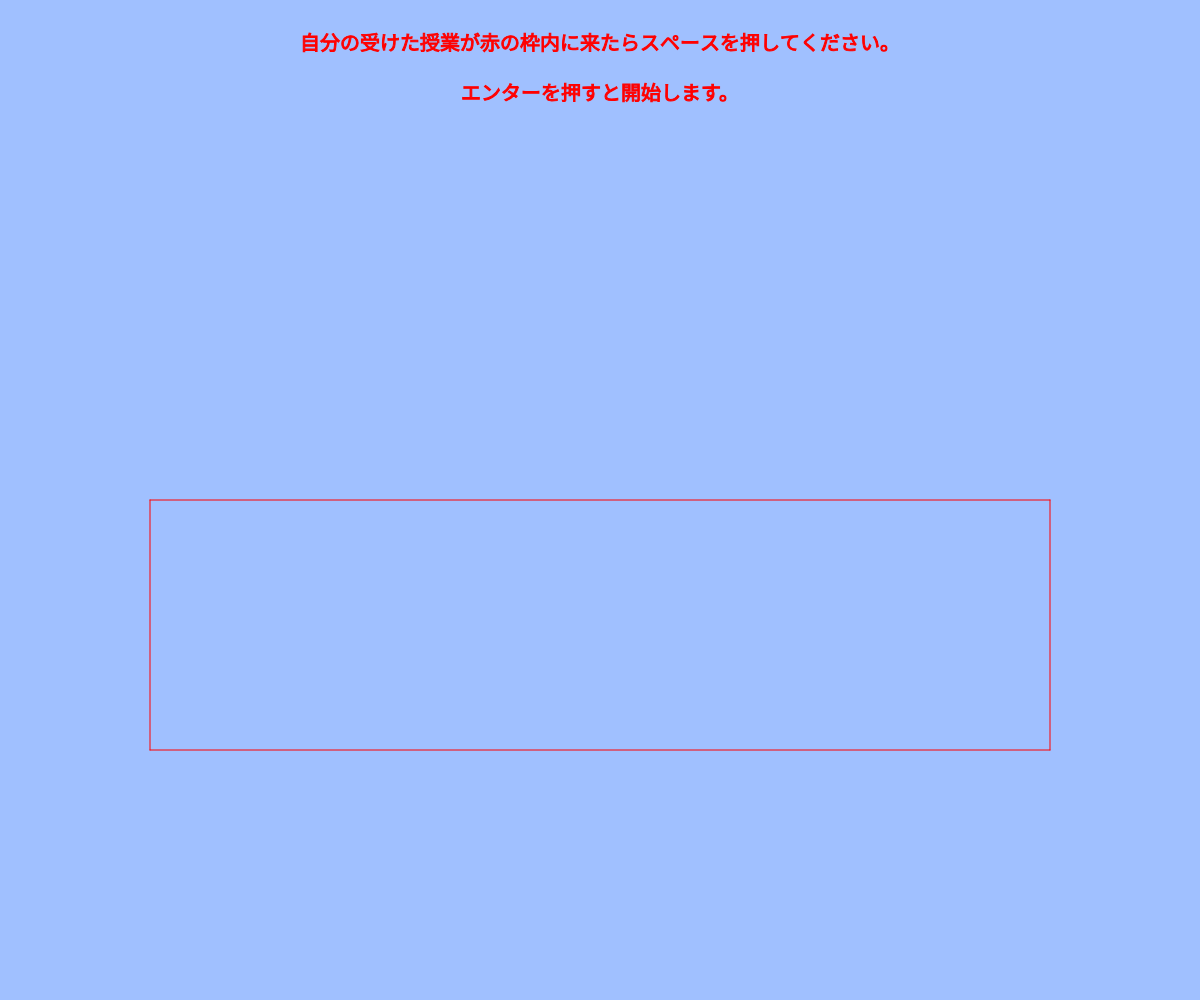
Frame 1 (no input)
Frame 60 (no input): identical to frame 1, image omitted
Frame 120 (the mouse pressed at the canvas centre since frame 60): identical to frame 1, image omitted

The p5.js sketch that drew this single still picture (run headless with seeded random() and noise() and a simulated clock; from frame 60 on, the mouse is pressed at the canvas centre):

// p5.js sketch
// ── sketch.js
// 最終課題を制作しよう
let centx;
let centy;
let count1;
let count2;
let speed;
let i1;
let i2;
let textcolor1;
let textcolor2;
let newheight;
// すべての授業リスト
let leclist = [];
let proflist = [];
let clusterlist = [];
// 受けた授業リスト
let takenlec = [];
let takenprof = [];
let takencluster = [];
// 面白かった授業リスト
let funlec = [];
let funprof = [];
let funcluster = [];
let redlist = [];
let bluelist = [];
let stage;
let x1;
let x2;
let y1;
let y2;

function setup(){
  createCanvas(windowWidth, windowHeight);
  centx = width / 2;
  centy = height / 2;
  count1 = 0;
  count2 = 0;
  speed = 3; // 落ちてくるスピードを調整
  i1 = 0;
  i2 = 0;
  textcolor1 = 'black';
  textcolor2 = 'black';
  stage = 1.0;
  newheight = height - 50;
  listup();
}

function draw(){
  // console.log(takenlec);
  if(stage == 1.0){
    // ステージ1・開始前
    background(160, 192, 255);
    frame('red');
    explanation();
  }
  if(stage == 1.1){
    // ステージ1・冒頭
    background(160, 192, 255);
    frame('red');
    explanation();
    count1 = count1 + speed;
    box1(0, textcolor1);
    if(count1 >= centy){
      stage = 1.2;
    }
  }
  if(stage == 1.2){
    // ステージ1・メイン
    count1 = count1 + speed;
    count2 = count2 + speed;
    if(count1 > height){
      i1 += 1;
      textcolor1 = 'black';
      count1 = count1 % newheight;
    }
    if(count2 > height){
      i2 += 1;
      textcolor2 = 'black';
      count2 = count2 % newheight;
    }
    background(160, 192, 255);
    frame('red');
    explanation();
    box1(i1, textcolor1);
    box2(i2, textcolor2);
    
    // チェック！
    // console.log(takenlec);
  
    if(i1 * 2 >= leclist.length || i2 * 2 + 1 >= leclist.length){
      stage = 1.3
    }
  }
  if(stage == 1.3){
    // ステージ1・終盤
    background(160, 192, 255);
    frame('red');
    explanation();
    if(i1 * 2 >= leclist.length){
      // count1 = count1 + speed;
      count2 = count2 + speed;
      // count1 = count1 % newheight;
      // count2 = count2 % newheight;
      box2(i2, textcolor2);
      if(count2 >= newheight){
        stage = 2.0;
      }
    }
    if(i2 * 2 + 1 >= leclist.length){
      count1 = count1 + speed;
      // count2 = count2 + speed;
      // count1 = count1 % newheight;
      // count2 = count2 % newheight;
      box1(i1, textcolor1);
      if(count1 >= newheight){
        stage = 2.0;
      }
    }
  }
  if(stage == 2.0){
    background(160, 192, 255);
    frame('blue');
    explanation();
  }
  if(stage == 2.1){
    // ステージ2・冒頭
    background(160, 192, 255);
    frame('blue');
    explanation();
    count1 = count1 + speed;
    box1(0, textcolor1);
    if(count1 >= centy){
      stage = 2.2;
    }
  }
  if(stage == 2.2){
    // ステージ2・メイン
    count1 = count1 + speed;
    count2 = count2 + speed;
    if(count1 > height){
      i1 += 1;
      textcolor1 = 'red';
      count1 = count1 % newheight;
    }
    if(count2 > height){
      i2 += 1;
      textcolor2 = 'red';
      count2 = count2 % newheight;
    }
    background(160, 192, 255);
    frame('blue');
    explanation();
    box1(i1, textcolor1);
    box2(i2, textcolor2);
    
    // チェック！
    // console.log(funlec);
  
    if(i1 * 2 >= takenlec.length || i2 * 2 + 1 >= takenlec.length){
      stage = 2.3
    }
  }
  if(stage == 2.3){
    // ステージ2・終盤
    background(160, 192, 255);
    frame('blue');
    explanation();
    if(i1 * 2 >= takenlec.length){
      count2 = count2 + speed;
      box2(i2, textcolor2);
      if(count2 >= newheight){
        stage = 3.0;
      }
    }
    if(i2 * 2 + 1 >= takenlec.length){
      count1 = count1 + speed;
      box1(i1, textcolor1);
      if(count1 >= newheight){
        stage = 3.0;
      }
    }
  }
  if(stage == 3.0){
    // ここに診断結果を表示
    console.log(redlist);
    redlist = [];
    bluelist = [];
    for(let t = 0; t < 12; t++){
      push.redlist(0);
      push.bluelist(0);
    }
    for(let p = 0; p < takencluster.length; p++){
      for(let q = 0; q < 12; q++){
        if(takencluster[p] == q){
          redlist[q] = redlist[q] + 1;
        }
      }
    }
    for(let p = 0; p < funcluster.length; p++){
      for(let q = 0; q < 12; q++){
        if(funcluster[p] == q){
          bluelist[q] = bluelist[q] + 1;
        }
      }
    }
    background(160, 192, 255);
    explanation();
    regularPolygon(centx, centy, 50, redlist, 'red');
    regularPolygon(centx, centy, 50, bluelist, 'blue');
  }
}

function frame(linecolor){
  stroke(linecolor);
  line(centx - 450, centy, centx + 450, centy);
  line(centx + 450, centy, centx + 450, centy + 250);
  line(centx + 450, centy + 250, centx - 450, centy + 250);
  line(centx - 450, centy + 250, centx - 450, centy);
}

function explanation(){
  if(stage == 1.0){
    fill('red');
    textSize(20);
    textAlign(CENTER);
    text("エンターを押すと開始します。", centx, 100);
  }
  if(stage == 1.0 || stage == 1.1 || stage == 1.2 || stage == 1.3){
    fill('red');
    textSize(20);
    textAlign(CENTER);
    text("自分の受けた授業が赤の枠内に来たらスペースを押してください。", centx, 50);
  }
  if(stage == 2.0){
    fill('blue');
    textSize(20);
    textAlign(CENTER);
    text("エンターを押すと開始します。", centx, 100);
  }
  if(stage == 2.0 || stage == 2.1 || stage == 2.2 || stage == 2.3){
    stroke('blue');
    fill('blue');
    textSize(20);
    textAlign(CENTER);
    text("次は，受けた授業のうち，面白かった授業が青の枠内に来たらスペースを押してください。", centx, 50);
  }
  if(stage == 3.0){
    // let list;
    // for(i = 0; i < 1; i++){
    //   list = [];
    //   for(j = 0; j < 12; j++){
    //     list.push(i + 1);
    //   }
    //   regularPolygon(centx, centy, 50, list, 'black');
    // }
    regularPolygon(centx, centy, 50, [1,1,1,1,1,1,1,1,1,1,1,1], 'black');
    regularPolygon(centx, centy, 50, [2,2,2,2,2,2,2,2,2,2,2,2], 'black');
    regularPolygon(centx, centy, 50, [3,3,3,3,3,3,3,3,3,3,3,3], 'black');
    regularPolygon(centx, centy, 50, [4,4,4,4,4,4,4,4,4,4,4,4], 'black');
    regularPolygon(centx, centy, 50, [5,5,5,5,5,5,5,5,5,5,5,5], 'black');
    regularPolygon(centx, centy, 50, [6,6,6,6,6,6,6,6,6,6,6,6], 'black');

    let x;
    let y;
    const cl = ['日本学', 'ｱｼﾞｱ・太平洋文化論', 'ﾖｰﾛｯﾊﾟ・ｱﾒﾘｶ文化論', '異文化関係論', '多文化共生論', '越境文化論', 'ﾓﾀﾞﾆﾃｨ論', '芸術文化論', '先端社会論', '言語ｺﾐｭﾆｹｰｼｮﾝ論', '感性ｺﾐｭﾆｹｰｼｮﾝ論', '情報ｺﾐｭﾆｹｰｼｮﾝ論'];
    for(i = 0; i < 12; i++){
      let theta = PI * 2 * i / 12 - HALF_PI;
      x = centx + cos(theta) * 6 * 50;
      y = centy + sin(theta) * 6 * 50;
      textSize(20);
      textAlign(CENTER);
      fill('black');
      noStroke();
      content = cl[i]
      text(content, x, y);
    }
  }
}

function box1(n, textcolor){
  let hyoji;
  fill('white');
  noStroke();
  rect(centx - 400, count1 + 50, 800, 100);
  noFill();
  stroke(textcolor);
  fill(textcolor);
  textSize(24);
  textAlign(CENTER);
  if(stage == 1.1 || stage == 1.2 || stage == 1.3){
    hyoji = leclist[n * 2] + "\n（" + proflist[n * 2] + "先生）";
  }
  if(stage == 2.1 || stage == 2.2 || stage == 2.3){
    hyoji = takenlec[n * 2] + "\n（" + takenprof[n * 2] + "先生）";
  }
  text(hyoji, centx, count1 + 100);
}

function box2(n, textcolor){
  let hyoji;
  fill('white');
  noStroke();
  rect(centx - 400, count2 + 50, 800, 100);
  stroke(textcolor);
  noFill();
  fill(textcolor);
  textSize(24);
  textAlign(CENTER);
  if(stage == 1.1 || stage == 1.2 || stage == 1.3){
    hyoji = leclist[n * 2 + 1] + "\n（" + proflist[n * 2 + 1] + "先生）";
  }
  if(stage == 2.1 || stage == 2.2 || stage == 2.3){
    hyoji = takenlec[n * 2 + 1] + "\n（" + takenprof[n * 2 + 1] + "先生）";
  }
  text(hyoji, centx, count2 + 100);
}

function keyPressed(){
  if(keyCode == " ".charCodeAt(0)){
    if(stage == 1.1 || stage == 1.2 || stage == 1.3){
      if(count1 >= centy - 150 && count1 <= centy + 200){
        if(textcolor1 = 'red'){
          // もう赤色になっている場合は元に戻す
          // space_push(1, i1, 0, 1);
        }
        // 色を赤に変えて「受けた授業リスト」にプッシュ
        space_push(1, i1, 'i1');
      }
      if(count2 >= centy - 150 && count2 <= centy + 200){
        if(textcolor2 = 'red'){
          // もう赤色になっている場合は元に戻す
          // space_push(1, 0, i2, 1);
        }
        // 色を赤に変えて「受けた授業リスト」にプッシュ
        space_push(1, i2, 'i2');
      }
    }
    if(stage == 2.1 || stage == 2.2 || stage == 2.3){
      if(count1 >= centy - 150 && count1 <= centy + 200){
        if(textcolor1 = 'blue'){
          // もう青色になっている場合は元に戻す
          // space_push(2, i1, 0, 1);
        }
        // 色を青に変えて「面白かった授業リスト」にプッシュ
        space_push(2, i1, 'i1');
      }
      if(count2 >= centy - 150 && count2 <= centy + 200){
        if(textcolor2 = 'blue'){
          // もう青色になっている場合は元に戻す
          // space_push(2, 0, i2, 1);
        }
        // 色を青に変えて「面白かった授業リスト」にプッシュ
        space_push(2, i2, 'i2');
      }
    }
  }
  if(keyCode == ENTER){
    if(stage == 1.0){
      stage = 1.1;
    }
    if(stage == 2.0){
      stage = 2.1;
      count1 = 0;
      count2 = 0;
      i1 = 0;
      i2 = 0;
      textcolor1 = 'red';
      textcolor2 = 'red';
    }
  }
}

function space_push(a, b, c){
  // a : ステージ（整数値）, b : i1 or i2, c : i1かi2かの指標
  let color;
  let n;
  if(a == 1){
      color = 'red';
  }
  // if(c == 0){
  //   n = b * 2;
  //   textcolor1 = color;
  // }
  // if(b == 0){
  //   n = c * 2 + 1;
  //   textcolor2 = color;
  // }
  if (a == 1) {
    color = 'red';
    if (c == 'i1') {
      n = b * 2;
      textcolor1 = color;
    }
    if (c == 'i2') {
      n = b * 2 + 1;
      textcolor2 = color;
    }
    takenlec.push(leclist[n]);
    takenprof.push(proflist[n]);
    takencluster.push(clusterlist[n]);
  }
  if (a == 2) {
    color = 'blue';
    if (c == 'i1') {
      n = b * 2;
      textcolor1 = color;
    }
    if (c == 'i2') {
      n = b * 2 + 1;
      textcolor2 = color;
    }
    funlec.push(takenlec[n]);
    funprof.push(takenprof[n]);
    funcluster.push(takencluster[n]);
  }
  // if(d == 1){
  //   if(a == 1){
  //     //takenlec.pop();
  //     takenprof.pop();
  //     takencluster.pop();
  //   }
  //   if(a == 2){
  //     funlec.pop();
  //     funprof.pop();
  //     funcluster.pop();
  //   }
  // }
}

function regularPolygon(cx, cy, r, list, color){
  let n = list.length;
  let newlist = [];
  for(j = 0; j < n; j++){
    newlist.push(list[j] * 50);
  }
  for(i = 0; i < n; i++){
    let theta = TWO_PI * i * 1 / n - HALF_PI;
    if(i == 0){
      let theta_n_1 = TWO_PI * (n - 1) * 1 / n - HALF_PI;
      x1 = cx + cos(theta_n_1) * newlist[n - 1];
      y1 = cy + sin(theta_n_1) * newlist[n - 1];
    }
    if(i == n){
      x1 = cx + cos(HALF_PI) * newlist[0];
      y1 = cy + sin(HALF_PI) * newlist[0];
    }
    x2 = cx + cos(theta) * newlist[i];
    y2 = cy + sin(theta) * newlist[i];
    stroke(color);
    line(x1, y1, x2, y2);
    x1 = x2;
    y1 = y2;
  }
}

function listup(){
  leclist = ['日本社会文化論', '日本思想文化論', '日本文化交流論','日本メディア文化論', '日本歴史文化論', '東アジア政治社会論'];
  proflist = ['栢木/辛島', '昆野', '寺内', '板倉', '長', '谷川'];
  for(let x = 0; x < 12; x++){
    for(let y = 0; y < 5; y++){
      // 基本クラスタあたり5つの授業がある
      push.clusterlist = x;
    }
    if(x == 2 || x == 8){
      // ヨロアメと芸術文化だけ6つ授業がある
      push.clusterlist = x;
    }
  }
  for(let z = 0; z < 12; z++){
    redlist.push(0);
    bluelist.push(0);
  }
}

function windowResized(){
  resizeCanvas(windowWidth, windowHeight);
}
